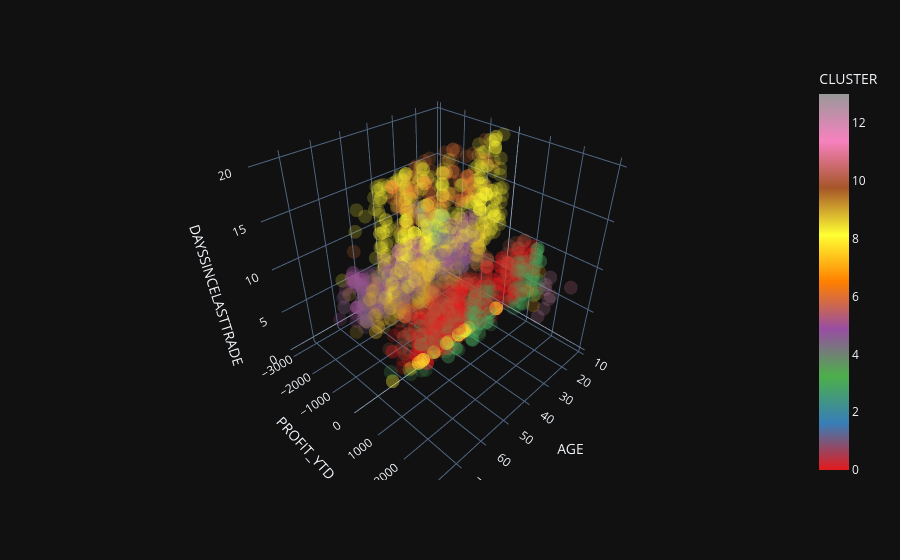

The cell this chart's notebook holds for it:
### Markdown cell above
## 23. 階層式分群 — 視覺化

使用 matplotlib 3D 散佈圖與 Plotly 互動圖檢視階層式分群結果。

### Code cell
# 使用 matplotlib 繪製階層式分群結果的 3D 散佈圖
show_scatter_3d(df_churn, x_name, y_name, z_name, predicted=predicted);

# 複製資料並加入分群標籤，用 Plotly 建立互動式 3D 圖表
X_df = df_churn.copy()
X_df['CLUSTER'] = predicted
# Plotly 互動圖可旋轉觀察不同角度的分群效果
plotly_scatter_3d(X_df, x_name, y_name, z_name, color='CLUSTER')

### Figure 1 — Plotly figure (JSON) as saved in the notebook; plotly's stock layout.template omitted (floating-point values rounded to 4 significant figures; data arrays with more than 128 entries replaced by an {"elided": "..."} marker saying what was removed)
{"data": [{"hovertemplate": "AGE=%{x}<br>PROFIT_YTD=%{y}<br>DAYSSINCELASTTRADE=%{z}<br>CLUSTER=%{marker.color}<extra></extra>", "legendgroup": "", "marker": {"color": {"elided": "2066 int values"}, "coloraxis": "coloraxis", "opacity": 0.2, "symbol": "circle"}, "mode": "markers", "name": "", "scene": "scene", "showlegend": false, "x": {"elided": "2066 int values"}, "y": {"elided": "2066 float values"}, "z": {"elided": "2066 int values"}, "type": "scatter3d"}], "layout": {"scene": {"domain": {"x": [0.0, 1.0], "y": [0.0, 1.0]}, "xaxis": {"title": {"text": "AGE"}}, "yaxis": {"title": {"text": "PROFIT_YTD"}}, "zaxis": {"title": {"text": "DAYSSINCELASTTRADE"}}}, "coloraxis": {"colorbar": {"title": {"text": "CLUSTER"}}, "colorscale": [[0.0, "rgb(228,26,28)"], [0.125, "rgb(55,126,184)"], [0.25, "rgb(77,175,74)"], [0.375, "rgb(152,78,163)"], [0.5, "rgb(255,127,0)"], [0.625, "rgb(255,255,51)"], [0.75, "rgb(166,86,40)"], [0.875, "rgb(247,129,191)"], [1.0, "rgb(153,153,153)"]]}, "legend": {"tracegroupgap": 0}, "margin": {"t": 60}}}
